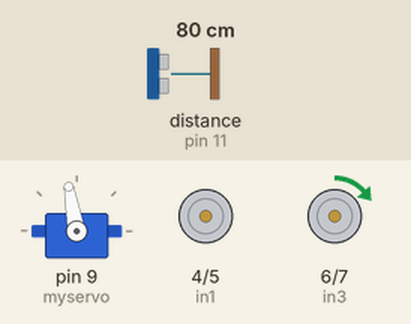
Simulated run of this sketch. Board: Arduino Uno, built with avr-gcc and run on an emulated ATmega328P. Shown: servo, motor-driver pin pairs drawn as motors (green arrow = first pin HIGH = forward, orange = second pin HIGH = backward, longer = more drive). Wiring (inferred from the names in the program): ultrasonic range finder: trigger pin 10; echo pin 11. The test bench sets the inputs (shaded band); at power-on: distance to the obstacle (sensor on pin 11) 80 cm. The echo pulse lasts 58.3 µs per cm.

Above: at 1.2 s.
1.3 s: distance to the obstacle (sensor on pin 11) set to 23 cm
2.8 s: distance to the obstacle (sensor on pin 11) set to 19 cm
At 3.2 s:
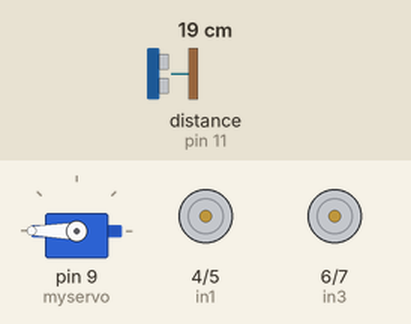
5.8 s: distance to the obstacle (sensor on pin 11) set to 35 cm
At 5.96 s:
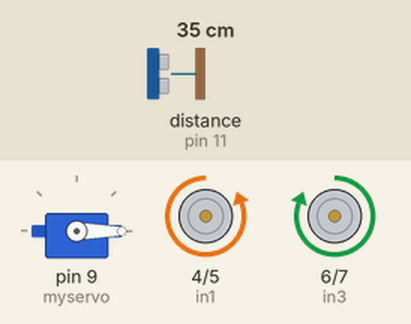
7.5 s: distance to the obstacle (sensor on pin 11) set to 2 cm
At 8.4 s:
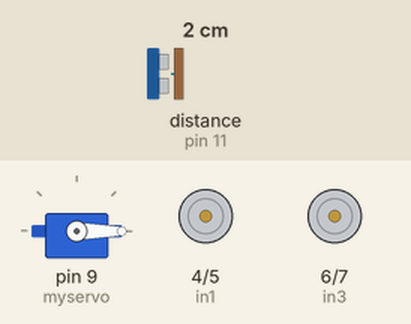
10.5 s: distance to the obstacle (sensor on pin 11) set to 60 cm
At 11.0 s:
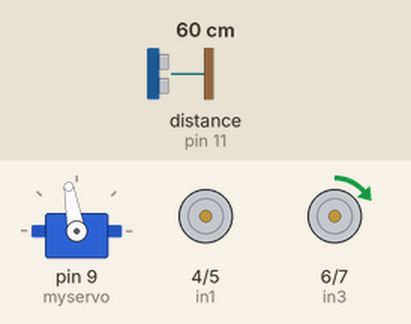
Timing chart, 0 to 13.2 s (numbered marks = the images above; inputs shaded):
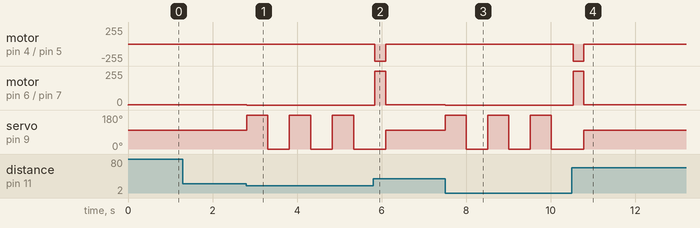

The sketch:

driverMotor.ino
```cpp
/*
This code needs more precision.
I plan to do it when I get time.
*/

#define in1 4
#define in2 5
#define in3 6
#define in4 7

#define trigPin 10
#define echoPin 11


#include <Servo.h>
Servo myservo;
int pos = 0;

void setup() {
  Serial.begin(9600);

  pinMode(in1, OUTPUT);
  pinMode(in2, OUTPUT);
  pinMode(in3, OUTPUT);
  pinMode(in4, OUTPUT);

  pinMode(trigPin, OUTPUT);
  pinMode(echoPin, INPUT);
  digitalWrite(trigPin, LOW);

  myservo.attach(9);
  myservo.write(100);
}

void avancer(){
  analogWrite(in1, HIGH);
  analogWrite(in2, LOW);

  analogWrite(in3, HIGH);
  analogWrite(in4, LOW);
}
void reculer(){
  digitalWrite(in1, LOW);
  digitalWrite(in2, HIGH);

  digitalWrite(in3, LOW);
  digitalWrite(in4, HIGH);
}

void arreter(){
  digitalWrite(in1, LOW);
  digitalWrite(in2, LOW);

  digitalWrite(in3, LOW);
  digitalWrite(in4, LOW);
}
void gauche(){
  digitalWrite(in1, LOW);
  digitalWrite(in2, HIGH);

  digitalWrite(in3, HIGH);
  digitalWrite(in4, LOW);
}

void droite(){
  digitalWrite(in1, HIGH);
  digitalWrite(in2, LOW);

  digitalWrite(in3, LOW);
  digitalWrite(in4, HIGH);
}

int getDistance() {
  // Trigger the sensor by sending a pulse
  digitalWrite(trigPin, HIGH);
  delayMicroseconds(10);
  digitalWrite(trigPin, LOW);

  // Measure the time it takes for the echo pulse to return
  long duration = pulseIn(echoPin, HIGH);

  // Calculate the distance based on the speed of sound and the duration
  int distance = duration / 58.2;

  return distance;
}

void loop() {

  getDistance();
  if(getDistance()>20){
    avancer();
  }else if(getDistance()<20){
    arreter();
    myservo.write(180);
    delay(500);
    getDistance();
    int gDist = getDistance();
    if(gDist>20){
      droite();
      delay(250);
      myservo.write(100);
    }else if(gDist<20){
      myservo.write(0);
      delay(500);
      getDistance();
      int dDist = getDistance();
      if(getDistance()>20){
        gauche();
        delay(250);
        myservo.write(100);
      }else{
        arreter();
      }
    }

  }
}


//  int dist = getDistance();
//  if(dist < 10){
//    arreter();
//    myservo.write(170);
//    int gDist = getDistance();
//    myservo.write(10);
//    int dDist = getDistance();
//    delay(500);
//
//    if(gDist < 10){
//      droite();
//      delay(random(2, 500));
//      avancer();
//    }else if(dDist < 10){
//      gauche();
//      delay(random(2, 500));
//      avancer();
//    }else{
//      droite();
//      delay(random(2, 500));
//      avancer();
//    }
//  }else{
//    avancer();
//  }


//void maDistance(){
//  digitalWrite(trigPin, HIGH);
//  delayMicroseconds(10);
//  digitalWrite(trigPin, LOW);
//
//  float valeur = pulseIn(echoPin, HIGH);
//  float distance = valeur*(0.017);
//
//  return distance;
//}
```

Measured:
- the behaviour switches between 21 and 20 cm on distance to the obstacle (sensor on pin 11) (found by bisection; images 0 and 1)
- after the input at 1.3 s, every drawn part: stays the same
- after the input at 2.8 s, motor on pin 6 (in3) / pin 7 (in4): forward 1/255 → stopped at once; servo on pin 9 (myservo): alternates 180° for 0.50 s and 0° for 0.51 s, starting at once
- after the input at 5.8 s, motor on pin 4 (in1) / pin 5 (in2): stopped → backward 255/255 at once, → stopped 0.26 s later; motor on pin 6 (in3) / pin 7 (in4): stopped → forward 255/255 at once, → forward 1/255 0.26 s later
- after the input at 7.5 s, motor on pin 6 (in3) / pin 7 (in4): forward 1/255 → stopped at once; servo on pin 9 (myservo): alternates 180° for 0.50 s and 0° for 0.50 s, starting at once
- after the input at 10.5 s, motor on pin 4 (in1) / pin 5 (in2): stopped → backward 255/255 at once, → stopped 0.26 s later; motor on pin 6 (in3) / pin 7 (in4): stopped → forward 255/255 at once, → forward 1/255 0.26 s later
